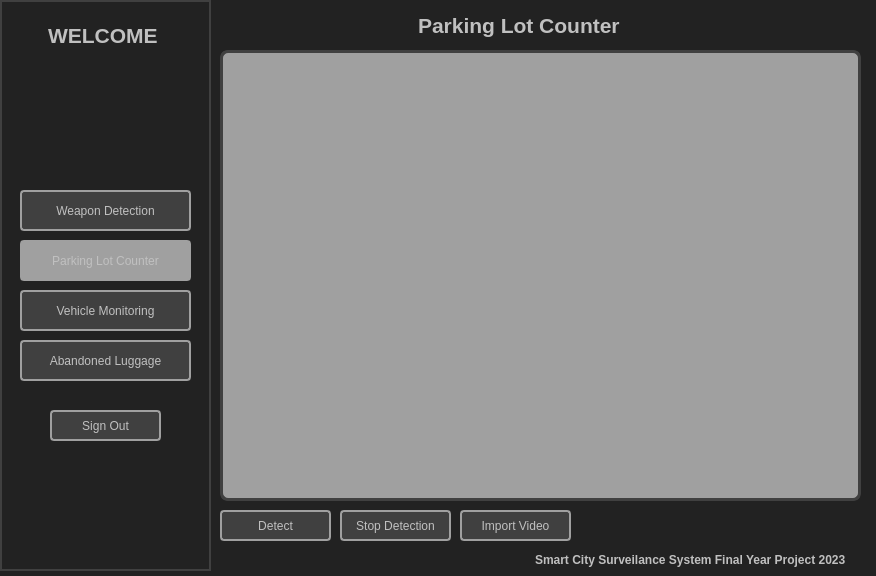
<?xml version="1.0" encoding="UTF-8"?>
<ui version="4.0">
 <class>MainWindow</class>
 <widget class="QMainWindow" name="MainWindow">
  <property name="geometry">
   <rect>
    <x>0</x>
    <y>0</y>
    <width>876</width>
    <height>576</height>
   </rect>
  </property>
  <property name="minimumSize">
   <size>
    <width>876</width>
    <height>576</height>
   </size>
  </property>
  <property name="maximumSize">
   <size>
    <width>876</width>
    <height>576</height>
   </size>
  </property>
  <property name="windowTitle">
   <string>MainWindow</string>
  </property>
  <property name="windowOpacity">
   <double>0.900000000000000</double>
  </property>
  <widget class="QWidget" name="centralwidget">
   <property name="styleSheet">
    <string notr="true">QWidget{
	background:#222222;
}
QListWidget{
	background:#222222;
	border:2px solid #404040;
}
QPushButton{
	border:2px solid #A0A0A0;
	background:#404040;
	color:silver;
	border-radius:4px;
}
QPushButton:Pressed{
	border:2px solid #A0A0A0;
	background:#A0A0A0;
	color:white;
}
QLabel{
	color:silver;
	padding:2px;
}
</string>
   </property>
   <widget class="QListWidget" name="sidebar">
    <property name="geometry">
     <rect>
      <x>0</x>
      <y>0</y>
      <width>211</width>
      <height>571</height>
     </rect>
    </property>
    <property name="styleSheet">
     <string notr="true"/>
    </property>
   </widget>
   <widget class="QPushButton" name="w_button">
    <property name="geometry">
     <rect>
      <x>20</x>
      <y>190</y>
      <width>171</width>
      <height>41</height>
     </rect>
    </property>
    <property name="contextMenuPolicy">
     <enum>Qt::PreventContextMenu</enum>
    </property>
    <property name="styleSheet">
     <string notr="true"/>
    </property>
    <property name="text">
     <string>Weapon Detection</string>
    </property>
   </widget>
   <widget class="QPushButton" name="park_button">
    <property name="geometry">
     <rect>
      <x>20</x>
      <y>240</y>
      <width>171</width>
      <height>41</height>
     </rect>
    </property>
    <property name="styleSheet">
     <string notr="true">QPushButton{
	background:#A0A0A0
}</string>
    </property>
    <property name="text">
     <string>Parking Lot Counter</string>
    </property>
   </widget>
   <widget class="QPushButton" name="vehicle_button">
    <property name="geometry">
     <rect>
      <x>20</x>
      <y>290</y>
      <width>171</width>
      <height>41</height>
     </rect>
    </property>
    <property name="styleSheet">
     <string notr="true"/>
    </property>
    <property name="text">
     <string>Vehicle Monitoring</string>
    </property>
   </widget>
   <widget class="QPushButton" name="luggage_button">
    <property name="geometry">
     <rect>
      <x>20</x>
      <y>340</y>
      <width>171</width>
      <height>41</height>
     </rect>
    </property>
    <property name="styleSheet">
     <string notr="true"/>
    </property>
    <property name="text">
     <string>Abandoned Luggage</string>
    </property>
   </widget>
   <widget class="QPushButton" name="signout_button">
    <property name="geometry">
     <rect>
      <x>50</x>
      <y>410</y>
      <width>111</width>
      <height>31</height>
     </rect>
    </property>
    <property name="styleSheet">
     <string notr="true"/>
    </property>
    <property name="text">
     <string>Sign Out</string>
    </property>
   </widget>
   <widget class="QPushButton" name="detect_button">
    <property name="geometry">
     <rect>
      <x>220</x>
      <y>510</y>
      <width>111</width>
      <height>31</height>
     </rect>
    </property>
    <property name="styleSheet">
     <string notr="true"/>
    </property>
    <property name="text">
     <string>Detect</string>
    </property>
   </widget>
   <widget class="QLabel" name="title">
    <property name="geometry">
     <rect>
      <x>410</x>
      <y>10</y>
      <width>231</width>
      <height>31</height>
     </rect>
    </property>
    <property name="sizePolicy">
     <sizepolicy hsizetype="Expanding" vsizetype="Expanding">
      <horstretch>0</horstretch>
      <verstretch>0</verstretch>
     </sizepolicy>
    </property>
    <property name="font">
     <font>
      <pointsize>16</pointsize>
      <weight>75</weight>
      <bold>true</bold>
     </font>
    </property>
    <property name="acceptDrops">
     <bool>false</bool>
    </property>
    <property name="styleSheet">
     <string notr="true"/>
    </property>
    <property name="text">
     <string>Parking Lot Counter</string>
    </property>
   </widget>
   <widget class="QLabel" name="tm">
    <property name="geometry">
     <rect>
      <x>530</x>
      <y>550</y>
      <width>341</width>
      <height>20</height>
     </rect>
    </property>
    <property name="font">
     <font>
      <pointsize>9</pointsize>
      <weight>75</weight>
      <bold>true</bold>
     </font>
    </property>
    <property name="styleSheet">
     <string notr="true"/>
    </property>
    <property name="text">
     <string>Smart City Surveilance System Final Year Project 2023</string>
    </property>
   </widget>
   <widget class="QLabel" name="menu_label">
    <property name="geometry">
     <rect>
      <x>40</x>
      <y>20</y>
      <width>121</width>
      <height>31</height>
     </rect>
    </property>
    <property name="font">
     <font>
      <pointsize>16</pointsize>
      <weight>75</weight>
      <bold>true</bold>
     </font>
    </property>
    <property name="acceptDrops">
     <bool>false</bool>
    </property>
    <property name="styleSheet">
     <string notr="true"/>
    </property>
    <property name="text">
     <string>WELCOME</string>
    </property>
   </widget>
   <widget class="QLabel" name="p_window">
    <property name="geometry">
     <rect>
      <x>220</x>
      <y>50</y>
      <width>641</width>
      <height>451</height>
     </rect>
    </property>
    <property name="minimumSize">
     <size>
      <width>451</width>
      <height>251</height>
     </size>
    </property>
    <property name="font">
     <font>
      <pointsize>16</pointsize>
      <weight>75</weight>
      <bold>true</bold>
     </font>
    </property>
    <property name="acceptDrops">
     <bool>false</bool>
    </property>
    <property name="styleSheet">
     <string notr="true">QLabel{
	border-radius:8px;
	border:3px solid #404040;
	background:#A0A0A0;
}</string>
    </property>
    <property name="text">
     <string/>
    </property>
   </widget>
   <widget class="QPushButton" name="import_button">
    <property name="geometry">
     <rect>
      <x>460</x>
      <y>510</y>
      <width>111</width>
      <height>31</height>
     </rect>
    </property>
    <property name="styleSheet">
     <string notr="true"/>
    </property>
    <property name="text">
     <string>Import Video</string>
    </property>
   </widget>
   <widget class="QPushButton" name="stop_detection_button">
    <property name="geometry">
     <rect>
      <x>340</x>
      <y>510</y>
      <width>111</width>
      <height>31</height>
     </rect>
    </property>
    <property name="styleSheet">
     <string notr="true"/>
    </property>
    <property name="text">
     <string>Stop Detection</string>
    </property>
   </widget>
  </widget>
 </widget>
 <resources/>
 <connections/>
</ui>
